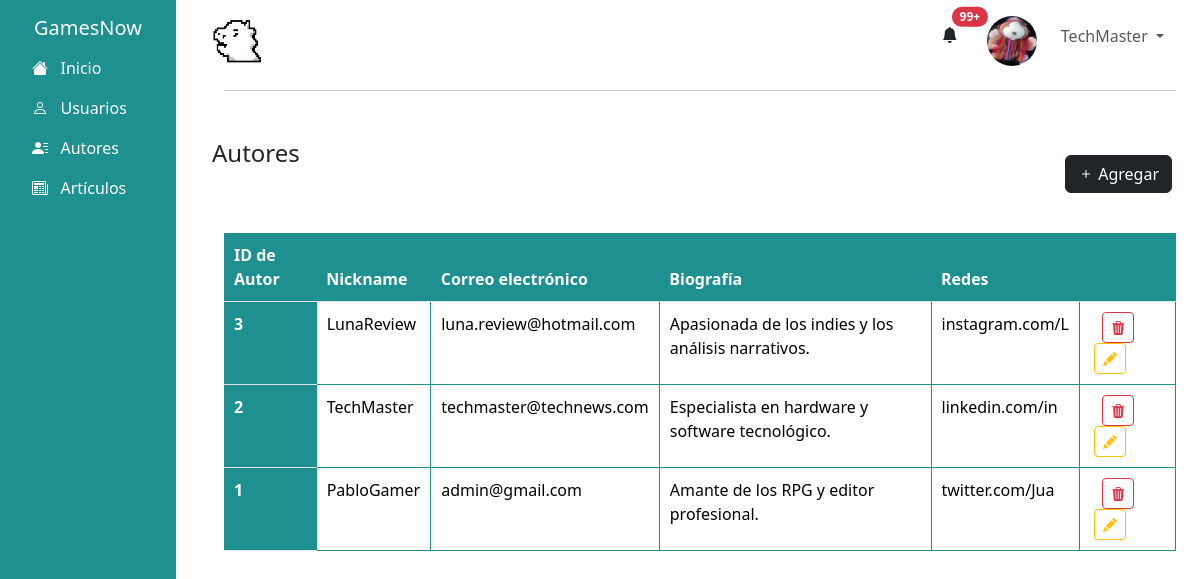
Screenshot of /dashboard/autores.php?status=0 (signed in) with the database file from the repository.
### tables this page shows
CREATE TABLE Multimedia (
    idMult INT NOT NULL AUTO_INCREMENT PRIMARY KEY,
    estado VARCHAR(15) CHECK (estado IN ('Imagen', 'Video', 'Audio')),
    url VARCHAR(255),
    descripcion VARCHAR(255)
);

CREATE TABLE Autores (
    idAutor INT NOT NULL AUTO_INCREMENT PRIMARY KEY,
    biografia VARCHAR(255),
    redes VARCHAR(15),
    idUsuario INT,
    idMult int,
    FOREIGN KEY (idMult) REFERENCES Multimedia(idMult),
    FOREIGN KEY (idUsuario) REFERENCES Usuarios(idUsuario)
);

CREATE TABLE Usuarios (
    idUsuario INT NOT NULL AUTO_INCREMENT PRIMARY KEY,
    nombre VARCHAR(30),
    correo VARCHAR(100),
    password VARCHAR(10)
);

### dashboard/autores.php (the view, shortened to what this page needs)
<?php
    include "../admin/php/conexion.php";
    $sql = "SELECT u.*, a.*
                FROM autores a
                JOIN usuarios u ON a.idUsuario = u.idUsuario
                ORDER BY u.idUsuario DESC";
    $res = $conexion -> query($sql) or die($conexion->error);
?>
<?php session_start();
    $user_data = $_SESSION['user_data'];
?>
<!DOCTYPE html>
<html lang="en">
<head>
    <link rel="stylesheet" href="https://cdnjs.cloudflare.com/ajax/libs/font-awesome/6.6.0/css/all.min.css" />
    <link rel="stylesheet" href="https://cdn.jsdelivr.net/npm/bootstrap@5.3.3/dist/css/bootstrap.min.css">
    <link rel="stylesheet" href="https://cdn.jsdelivr.net/npm/bootstrap-icons@1.11.3/font/bootstrap-icons.css">
    <link rel="stylesheet" href="../css/stylesBoot.css">
</head>
<body class="row d-flex" style="height: 100%;">
    <?php
        include "../layouts/aside.php";
    ?>
     <main class="flex-grow-1 col-9">
        <?php
            include "../layouts/header.php";
        ?>
        <hr class="mx-4">
        <section class="container mt-4 pt-4">
            <div class="d-flex justify-content-between">
                <h4>Autores</h4>
                <button class="btn btn-dark m-3" data-bs-toggle="modal" data-bs-target="#exampleModal">
                    <i class="bi bi-plus"></i>
                    Agregar
                </button>
            </div>
             <div class="row p-4">
                <table class="table custom-table">
                    <thead>
                        <tr>
                            <th scope="col">ID de Autor</th>
                            <th scope="col">Nickname</th>
                            <th scope="col">Correo electrónico</th>
                            <th scope="col">Biografía</th>
                            <th scope="col">Redes</th>
                            <th></th>
                          </tr>
                        </thead>
                        <tbody>
                            <?php
                                while($fila = mysqli_fetch_array($res)){
                            ?>
                          <tr>
                            <th scope="row"><?php echo $fila['idAutor']  ?></th>
                            <td><?php echo $fila['nombre'] ?></td>
                            <td><?php echo $fila['correo'] ?></td>
                            <td><?php echo $fila['biografia'] ?></td>
                            <td><?php echo $fila['redes'] ?></td>
                            <td>
                                <button data-id="<?php echo $fila['idAutor'] ?>" class="btnDelete btn btn-outline-danger btn-sm mx-1" data-bs-toggle="modal" data-bs-target="#deleteModal">
                                    <i data-id="<?php echo $fila['idAutor'] ?>" class="bi bi-trash3-fill"></i>
                                </button>
                                <button
                                data-nombre="<?php echo htmlspecialchars($fila['nombre'], ENT_QUOTES, 'UTF-8'); ?>"
                                data-correo='<?php echo htmlspecialchars($fila['correo'], ENT_QUOTES, 'UTF-8'); ?>'
                                data-biografia="<?php echo htmlspecialchars($fila['biografia'], ENT_QUOTES, 'UTF-8'); ?>"
                                data-redes="<?php echo htmlspecialchars($fila['redes'], ENT_QUOTES, 'UTF-8'); ?>"
                                data-id="<?php echo $fila['idAutor']; ?>"
                                class="btnEditar btn btn-outline-warning btn-sm mx-1" data-bs-toggle="modal" data-bs-target="#editModal">
                                    <i class="bi bi-pencil-fill"></i>
                                </button>
                            </td>
                        </tr>
                        <?php
                            }
                          ?>
                        </tbody>
                </table>
             </div>
        </section>
     </main>
    <?php
if (isset($_GET['status'])) {
    if ($_GET['status'] == 1) {
        $message = "Autor agregado correctamente";
    } else if ($_GET['status'] == 2) {
        $message = "Autor actualizado correctamente";
    } else if ($_GET['status'] == 3) {
        $message = "Autor eliminado correctamente";
    } else if ($_GET['status'] == 0) {
        ?>
        <?php
        exit;
    }
    ?>
    <?php
}
?>

### layouts/header.php (shortened to what this page needs)
<?php
    include "../admin/php/conexion.php";
?>
<header class="pt-2">
            <nav class="navbar navbar-expand-lg navbar-light">
                <div class="container-fluid">
                    <div>
                        <a href="../index.php">
                        <img src="../img/logo.webp" style="height: 50px; width: 50px;" alt="GamesNow Logo">
</a>
                    </div>
                    <div class="collapse navbar-collapse justify-content-end">
                        <ul class="navbar-nav">
                            <li class="navbar-item mx-3">
                                <button type="button" class="btn position-relative">
                                    <i class="bi bi-bell-fill"></i>
                                    <span class="position-absolute top-0 start-100 translate-middle badge rounded-pill bg-danger">
                                      99+
                                    </span>
                                  </button>
                            </li>
                            <li class="navbar-item-mx-3">
                                <?php
                                    $resPubli = mysqli_query($conexion, "
                                        SELECT m.*
                                        FROM multimedia m
                                        JOIN autores a ON a.idMult = m.idMult
                                        ORDER BY m.idMult ASC
                                        LIMIT 1
                                    ") or die($conexion->error);
                                if ($filaPubli = mysqli_fetch_array($resPubli)) {
                                ?>
                                <div>
                                    <img src="../img/autoresImg/<?php echo $filaPubli['url'] ?>" style="height: 50px; width: 50px; border-radius: 50%;" alt="user">
                                </div>
                                <?php
                                }
                                ?>
                            </li>
                            <li class="navbar-item mx-3 dropdown">
                                <a href="" class="nav-link dropdown-toggle" id="userDropdown" role="button" data-bs-toggle="dropdown" aria-expanded="false">
                                    <?php
                                        echo $user_data['nombre'];
                                    ?>
                                </a>
                            </li>
                        </ul>
                    </div>
                </div>
            </nav>
        </header>

### css/stylesBoot.css (style rules this page uses)
html, body { height: 100%; margin: 0; padding: 0; }
body { overflow-x: hidden; }
table.custom-table { width: 100%; border-collapse: collapse; background-color: #f4f4f9; }
table.custom-table th { background-color: #1e9090; color: #fff; padding: 10px; }
table.custom-table td { padding: 10px; border: 1px solid #1e9090; }
table.custom-table tbody tr:nth-child(even) { background-color: #e9ecef; }

### rows the page displays
multimedia: url (placeholder picture)
autores: idAutor "3", idUsuario.nombre "LunaReview", idUsuario.correo "luna.review@hotmail.com", biografia "Apasionada de los indies y los análisis narrativos.", redes "instagram.com/L"
autores: idAutor "2", idUsuario.nombre "TechMaster", idUsuario.correo "techmaster@technews.com", biografia "Especialista en hardware y software tecnológico.", redes "linkedin.com/in"
autores: idAutor "1", idUsuario.nombre "PabloGamer", idUsuario.correo "admin@gmail.com", biografia "Amante de los RPG y editor profesional.", redes "twitter.com/Jua"

### other values shown
$user_data['nombre'] "TechMaster"
